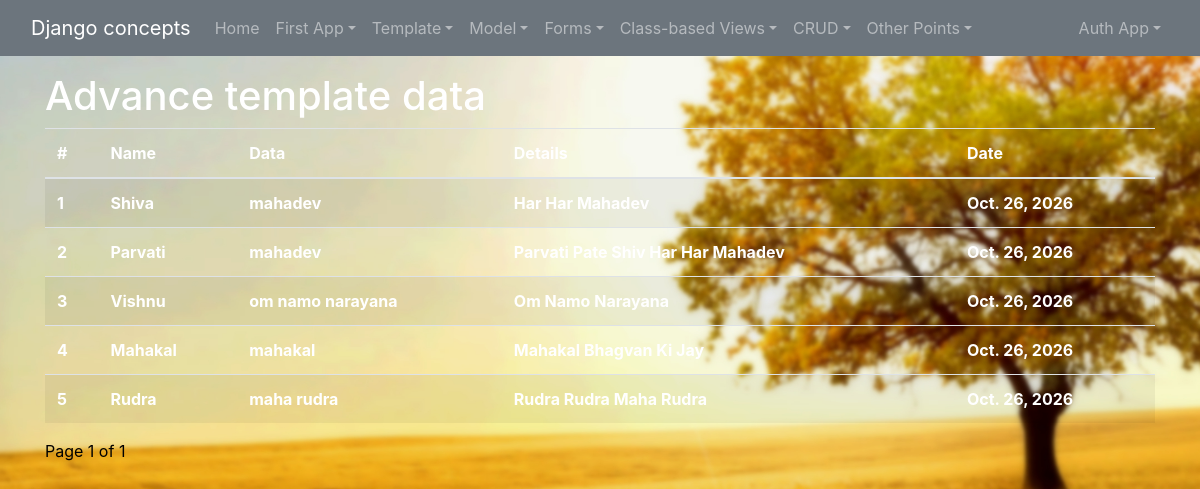
Before: /advtemplateapp/showcustomtemplate with the older database file.
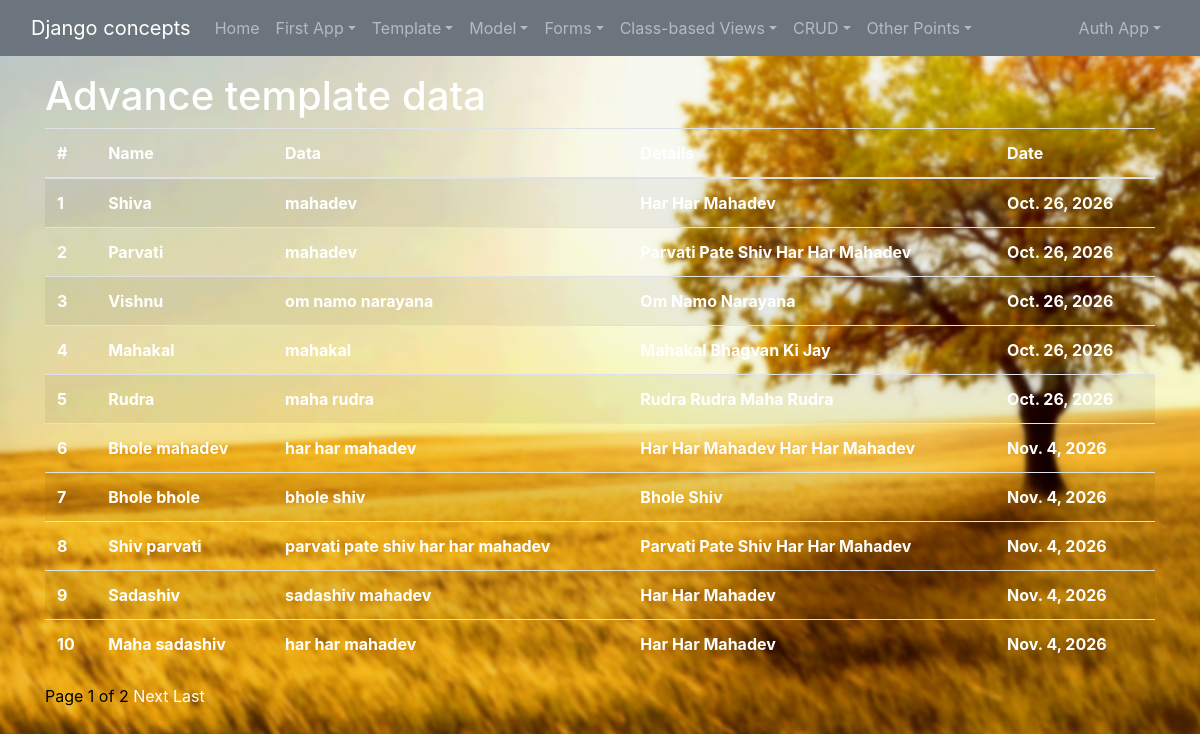
After: the same page with the newer database file.
### app_006_advance_template/models.py (models this page shows)
class userInfo(models.Model):
    name = models.CharField(max_length=100)
    data = models.CharField(max_length=200)
    details = models.TextField()
    date = models.DateField()

### app_006_advance_template/views.py (the view)
# urls.py: path('showcustomtemplate', show_custom_template, name="showcustomtemplate")
def show_custom_template(request):
    data = userInfo.objects.all()
    paginator = Paginator(data, 10)
    page_number = request.GET.get('page')
    try:
        data = paginator.page(page_number)
    except PageNotAnInteger:
        data = paginator.page(1)
    except EmptyPage:
        data = paginator.page(paginator.num_pages)
    return render(request, 'app_006_advance_template/custom_temp.html', {'data': data})

### app_006_advance_template/templatetags/custom_filter.py (called while the page is built)
def fist_one_letter_upper(value):
    result = value[0].upper() + value[1:]
    return result

@register.filter(name='firstletterUpper')
def first_letter_capital_for_every_string(value):
    return value.title()

### templates/app_006_advance_template/custom_temp.html (shortened to what this page needs)
<!DOCTYPE html>
{% extends "base.html" %}
{%load custom_filter %}
{%load static%}
        {% block body%}
            <div style="top:10px;">
                <h1 style="color:white;">Advance template data</h1>
                {%if data%}
                    <table class="table table-striped" style="color:white;">
                        <thead>
                            <tr>
                                <th scope="col">#</th>
                                <th scope="col">Name</th>
                                <th scope="col">Data</th>
                                <th scope="col">Details</th>
                                <th scope="col">Date</th>
                            </tr>
                        </thead>
                        <tbody>
                            {% for value in data %}
                            <tr>
                                <th scope="row">{{forloop.counter}}</th>
                                <th scope="row">{{value.name | firstLettercapital}}</th>
                                <th scope="row">{{value.data}}</th>
                                <th scope="row">{{value.details | firstletterUpper}}</th>
                                <th scope="row">{{value.date}}</th>
                            </tr>
                            {% endfor %}
                        </tbody>
                    </table>
                    <div>
                        <span>Page {{ data.number }} of {{ data.paginator.num_pages }}</span>
                        {% if data.has_next %}
                            <a href="?page={{ data.next_page_number }}">Next</a>
                            <a href="?page={{ data.paginator.num_pages }}">Last</a>
                        {% endif %}
                    </div>
                {%else%}
                <p>data is not available</p>
                {%endif%}
            </div>
        {% endblock body%}

### templates/base.html (shortened to what this page needs)
<!DOCTYPE html>
{% load static %}
<html lang="en">
    <head>
        <link href="{% static 'css/bootstrap.css' %}" rel="stylesheet">
        <link href="{% static 'css/base.css' %}" rel="stylesheet">
    </head>
    <body>
        <nav class="navbar navbar-expand-lg sticky-top navbar-dark bg-secondary">
            <div class="container-fluid">
                <a class="navbar-brand" href="{% url 'home' %}">Django concepts</a>
                <div class="collapse navbar-collapse" id="navbarSupportedContent">
                    <ul class="navbar-nav mr-auto mb-2 mb-lg-0">
                        <li class="nav-item">
                            <a class="nav-link" href="{% url 'home' %}">Home</a>
                        </li>
                        <li class="nav-item dropdown">
                            <a class="nav-link dropdown-toggle" href="#" data-nav-toggle="dropdown"
                               aria-expanded="false">First App</a>
                        </li>
                        <li class="nav-item dropdown">
                            <a class="nav-link dropdown-toggle" href="#" data-nav-toggle="dropdown"
                               aria-expanded="false">Template</a>
                        </li>
                        <li class="nav-item dropdown">
                            <a class="nav-link dropdown-toggle" href="#" data-nav-toggle="dropdown"
                               aria-expanded="false">Model</a>
                        </li>
                        <li class="nav-item dropdown">
                            <a class="nav-link dropdown-toggle" href="#" data-nav-toggle="dropdown"
                               aria-expanded="false">Forms</a>
                        </li>
                        <li class="nav-item dropdown">
                            <a class="nav-link dropdown-toggle" href="#" data-nav-toggle="dropdown"
                               aria-expanded="false">Class-based Views</a>
                        </li>
                        <li class="nav-item dropdown">
                            <a class="nav-link dropdown-toggle" href="#" data-nav-toggle="dropdown"
                               aria-expanded="false">CRUD</a>
                        </li>
                        <li class="nav-item dropdown">
                            <a class="nav-link dropdown-toggle" href="#" data-nav-toggle="dropdown"
                               aria-expanded="false">Other Points</a>
                        </li>
                    </ul>
                    <ul class="nav navbar-nav navbar-right">
                        <li class="nav-item dropdown">
                            <a class="nav-link dropdown-toggle" href="#" data-nav-toggle="dropdown"
                               aria-expanded="false">Auth App</a>
                        </li>
                    </ul>
                </div>
            </div>
        </nav>
        <div class="container mt-3 page-content">
            {% block body %}
            {% endblock body %}
        </div>
    </body>
</html>

### static/css/base.css (style rules this page uses)
html, body { margin: 0; padding: 0; width: 100%; min-height: 100%; }
body { background-image: url(../images/ak2.jpg); background-size:cover; background-position: center; background-attachment: fixed; color: rgba(var(--bs-dark-rgb),var(--bs-text-opacity))!important }
a, a:hover { color: white; }
.navbar-expand-lg .navbar-nav { flex-wrap: wrap; }

Changed rows visible on the page:
added userInfo: name|firstLettercapital "Bhole mahadev", data "har har mahadev", details|firstletterUpper "Har Har Mahadev Har Har Mahadev", date "Nov. 4, 2026"
added userInfo: name|firstLettercapital "Bhole bhole", data "bhole shiv", details|firstletterUpper "Bhole Shiv", date "Nov. 4, 2026"
added userInfo: name|firstLettercapital "Shiv parvati", data "parvati pate shiv har har mahadev", details|firstletterUpper "Parvati Pate Shiv Har Har Mahadev", date "Nov. 4, 2026"
added userInfo: name|firstLettercapital "Sadashiv", data "sadashiv mahadev", details|firstletterUpper "Har Har Mahadev", date "Nov. 4, 2026"
added userInfo: name|firstLettercapital "Maha sadashiv", data "har har mahadev", details|firstletterUpper "Har Har Mahadev", date "Nov. 4, 2026"
Other visible differences:
{{ data.paginator.num_pages }}: "1" → "2"
text now shown: "Next Last"
